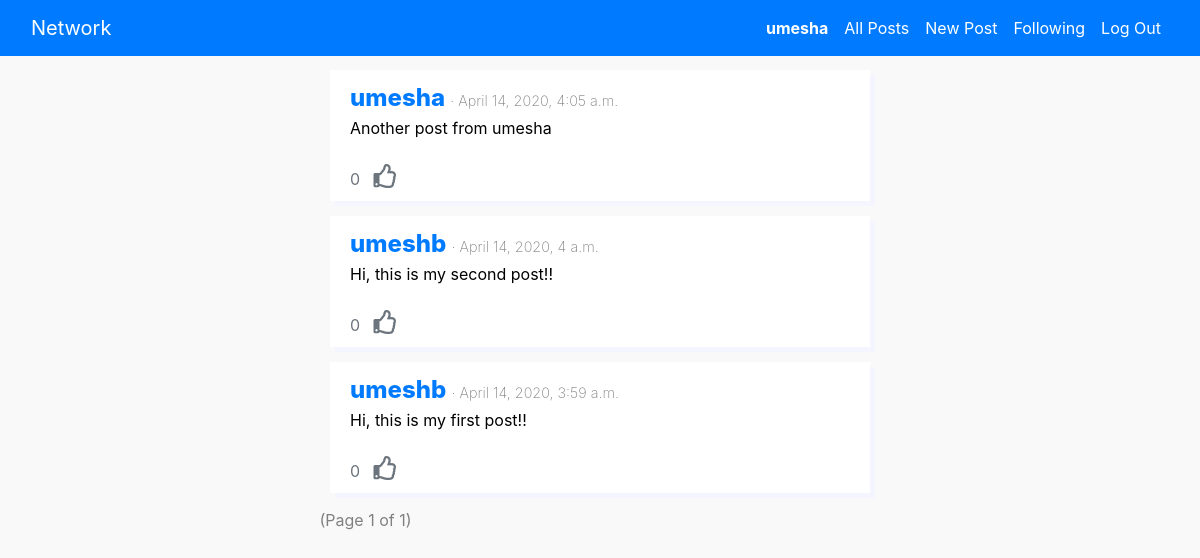
Page / (signed in) on the earlier database version.
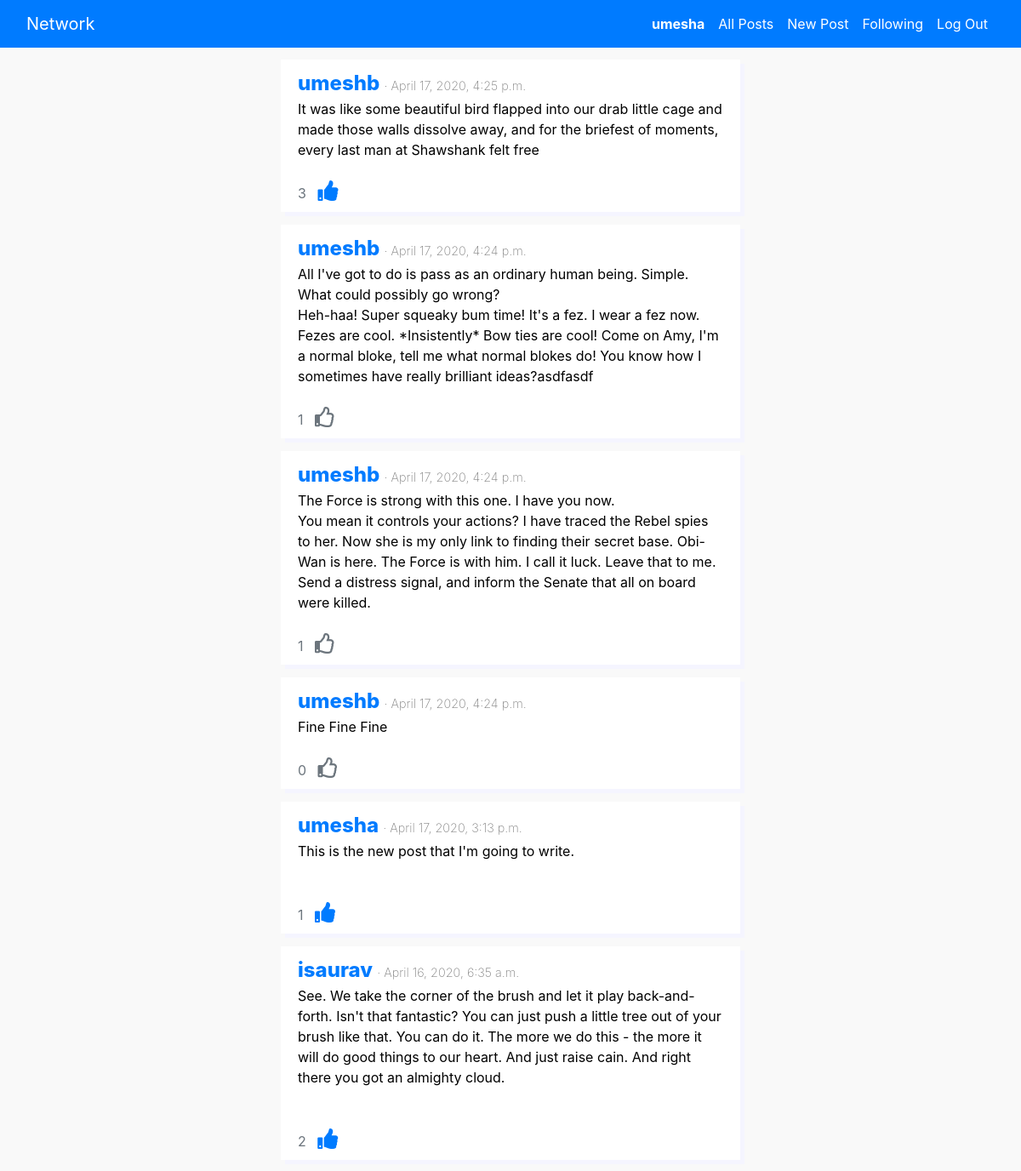
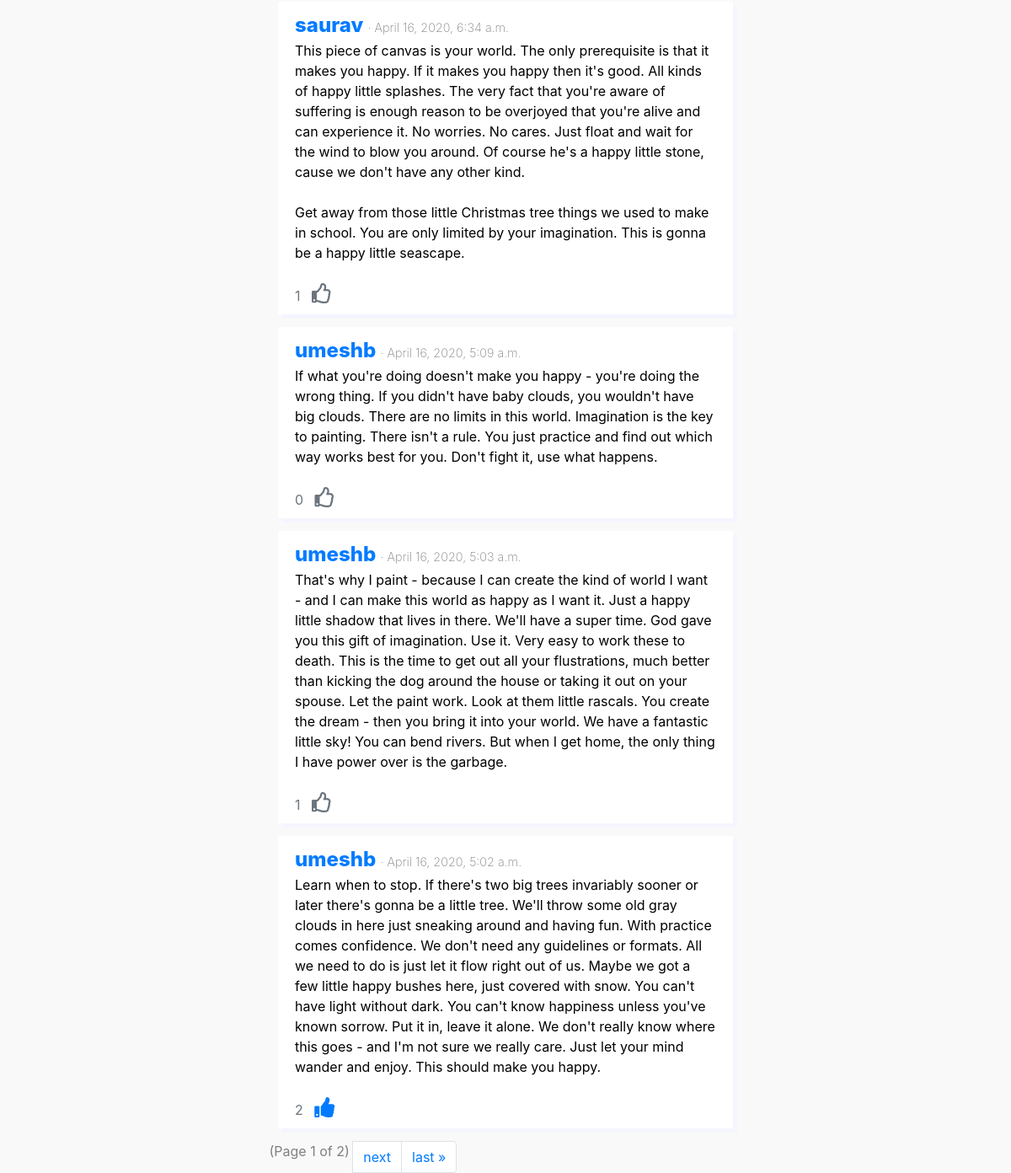
Same page on the later database version (2 pictures, top to bottom).
### network/models.py (models this page shows, shortened)
class User(AbstractUser):
    dob = models.DateField(blank=False)

class Post(models.Model):
    text = models.TextField(blank=False)
    user = models.ForeignKey(User, on_delete=models.CASCADE)
    created_at = models.DateTimeField(auto_now_add=True)
    class Meta:
        ordering = ('-created_at',)

### network/views.py (the view)
# urls.py: path("", views.index, name="index"),
@login_required
def index(request, following=False):
    if following:
        users_i_follow = [
            f.following_user_id for f in request.user.following.all()
        ]
        posts = Post.objects.filter(user__in=users_i_follow)
    else:
        posts = Post.objects.all()
    post_data = list()
    for post in posts:
        likes = Likes.objects.filter(post=post).count()
        already_liked = Likes.objects.filter(
            post=post,
            user=request.user
        )
        react = 'Unlike' if already_liked else 'Like'
        post_data.append({
            'post_id': post.id,
            'post_text': post.text,
            'posted_by': post.user,
            'posted_at': post.created_at,
            'likes_count': likes,
            'react': react
        })
    page_number = request.GET.get('page', 1)
    paginator = Paginator(post_data, MAX_ITEMS_PER_PAGE)
    posts = paginator.get_page(page_number)
    params = {
        'posts': posts,
    }
    return render(
        request,
        "network/index.html",
        params
    )

### network/templates/network/index.html (shortened to what this page needs)
{% extends "network/layout.html" %}
{% load static %}
{% block body %}
    <div class="container col-md-6 col-md-offset-3 centered-form center-block" onclick="clickHandler(event)">
        {% for post in posts %}
            <div class="row">
                <div class="panel panel-default">
                    <div class="panel-heading">
                        <div class="toprow">
                            <a href="{% url 'user_info' user_id=post.posted_by.id%}" class="post-author">
                                {{post.posted_by}}
                            </a>
                            <span class="post-date">
                                · {{post.posted_at}}
                            </span>
                        </div>
                        <div class="post-text">
                            <span style="white-space: pre-line">{{post.post_text}}</span>
                        </div>
                    </div>
                    <br>
                    <span class="likes panel-body">
                        <span id="{{ post.post_id }}" class="text-secondary"> {{post.likes_count}} </span> &nbsp;
                        {% if post.react == "Unlike" %}
                            <i class="fa fa-thumbs-up text-primary" data-buttonid="{{ post.post_id }}" data-buttonWork="unlike"></i>
                        {% else %}
                            <i class="far fa-thumbs-up text-secondary" data-buttonid="{{ post.post_id }}" data-buttonWork="like"></i>
                        {% endif %}
                    </span>
                </div>
            </div>
        {% endfor %}
        {% if posts.number %}
            <ul class="pagination">
                    <span class="current" style="color: gray;">
                        &nbsp;(Page {{ posts.number }} of {{ posts.paginator.num_pages }})&nbsp;
                    </span>
                    {% if posts.has_next %}
                        <li class="page-item"><a class="page-link" href="?page={{ posts.next_page_number }}"> next</a></li>
                        <li class="page-item"><a class="page-link" href="?page={{ posts.paginator.num_pages }}">last &raquo;</a></li>
                    {% endif %}
            </ul>
        {% endif %}
    </div>
{% endblock %}

### network/templates/network/layout.html (shortened to what this page needs)
{% load static %}
<!DOCTYPE html>
<html lang="en">
    <head>
        <link rel="stylesheet" href="https://stackpath.bootstrapcdn.com/bootstrap/4.4.1/css/bootstrap.min.css">
        <link href="{% static 'network/styles.css' %}" rel="stylesheet">
        <link href="https://cdnjs.cloudflare.com/ajax/libs/font-awesome/5.13.0/css/all.min.css" rel="stylesheet">
    </head>
    <body >
        <nav class="navbar navbar-expand-lg fixed-top bg-primary" role="navigation">
            <div class="container-fluid">
                <div class="navbar-header">
                    <a class="navbar-brand mr-lg-auto" href="#">Network</a>
                </div>
                <ul class="navbar-nav ml-auto" id="navbarToggleExternalContent">
                    {% if user.is_authenticated %}
                        <li class="nav-item">
                            <a class="nav-link" href="{% url 'user_info' user_id=user.id%}"><strong>{{ user.username }}</strong></a>
                        </li>
                        <li class="nav-item">
                            <a class="nav-link" href="{% url 'index' %}">All Posts</a>
                        </li>
                        <li class="nav-item">
                            <a class="nav-link" href="{% url 'create_post' %}">New Post</a>
                        </li>
                        <li class="nav-item">
                            <a class="nav-link" href="{% url 'following_posts' %}">Following</a>
                        </li>
                        <li class="nav-item">
                            <a class="nav-link" href="{% url 'logout' %}">Log Out</a>
                        </li>
                    {% endif %}
                </ul>
            </div>
        </nav>
        <div class="body">
            {% block body %}
            {% endblock %}
        </div>
    </body>
</html>

### network/static/network/styles.css (style rules this page uses)
.body { margin-top: 70px; width: auto; }
body { background-color: #f9f9f9; color: black; }
.row { border: none; box-shadow: 5px 5px rgb(245, 245, 255); margin: 15px; padding-left: 20px; padding-top: 10px; padding-right: 20px; padding-bottom: 10px; opacity: 100; background-color: white; position: relative; }
.post-author { font-size: 1.5em; font-weight: 800; }
.post-date { color: gray; font-size: 0.9em; font-weight: 200; }
.navbar-brand, .nav-link { color: white; }
.fa-thumbs-up { font-size: 1.5em; cursor: pointer; margin-right: 40px; }
.pagination { margin-top: 30px; margin-bottom: 50px; margin: auto; }

Differences in the rows shown:
changed User "umesha": posted_at "April 14, 2020, 4:05 a.m." → "April 17, 2020, 3:13 p.m."; post_text "Another post from umesha" → "This is the new post that I'm going to write."; likes_count "0" → "1"
now on one of the page's lists (row edited): User: posted_by "umeshb", posted_at "April 17, 2020, 4:24 p.m.", post_text "The Force is strong with this one. I have you now. You mean it controls your actions? I have traced the Rebel spies to her. Now she is my only link to finding their secret base. Obi-Wan is here. The Force is with him. I call it luck. Leave that to me. Send a distress signal, and inform the Senate that all on board were killed.", likes_count "1", post_text "Fine Fine Fine", posted_at "April 16, 2020, 5:09 a.m.", post_text "If what you're doing doesn't make you happy - you're doing the wrong thing. If you didn't have baby clouds, you wouldn't have big clouds. There are no limits in this world. Imagination is the key to painting. There isn't a rule. You just practice and find out which way works best for you. Don't fight it, use what happens.", posted_at "April 16, 2020, 5:03 a.m.", post_text "That's why I paint - because I can create the kind of world I want - and I can make this world as happy as I want it. Just a happy little shadow that lives in there. We'll have a super time. God gave you this gift of imagination. Use it. Very easy to work these to death. This is the time to get out all your flustrations, much better than kicking the dog around the house or taking it out on your spouse. Let the paint work. Look at them little rascals. You create the dream - then you bring it into your world. We have a fantastic little sky! You can bend rivers. But when I get home, the only thing I have power over is the garbage.", posted_at "April 16, 2020, 5:02 a.m.", post_text "Learn when to stop. If there's two big trees invariably sooner or later there's gonna be a little tree. We'll throw some old gray clouds in here just sneaking around and having fun. With practice comes confidence. We don't need any guidelines or formats. All we need to do is just let it flow right out of us. Maybe we got a few little happy bushes here, just covered with snow. You can't have light without dark. You can't know happiness unless you've known sorrow. Put it in, leave it alone. We don't really know where this goes - and I'm not sure we really care. Just let your mind wander and enjoy. This should make you happy.", likes_count "2"
changed User "umeshb": posted_at "April 14, 2020, 4 a.m." → "April 17, 2020, 4:25 p.m."; post_text "Hi, this is my second post!!" → "It was like some beautiful bird flapped into our drab little cage and made those walls dissolve away, and for the briefest of moments, every last man at Shawshank felt free"; likes_count "0" → "3"; posted_at "April 14, 2020, 3:59 a.m." → "April 17, 2020, 4:24 p.m."; post_text "Hi, this is my first post!!" → "All I've got to do is pass as an ordinary human being. Simple. What could possibly go wrong? Heh-haa! Super squeaky bum time! It's a fez. I wear a fez now. Fezes are cool. *Insistently* Bow ties are cool! Come on Amy, I'm a normal bloke, tell me what normal blokes do! You know how I sometimes have really brilliant ideas?asdfasdf"; likes_count "0" → "1"; moves up the list
added User: posted_by "isaurav", posted_at "April 16, 2020, 6:35 a.m.", post_text "See. We take the corner of the brush and let it play back-and-forth. Isn't that fantastic? You can just push a little tree out of your brush like that. You can do it. The more we do this - the more it will do good things to our heart. And just raise cain. And right there you got an almighty cloud.", likes_count "2"
added User: posted_by "saurav", posted_at "April 16, 2020, 6:34 a.m.", post_text "This piece of canvas is your world. The only prerequisite is that it makes you happy. If it makes you happy then it's good. All kinds of happy little splashes. The very fact that you're aware of suffering is enough reason to be overjoyed that you're alive and can experience it. No worries. No cares. Just float and wait for the wind to blow you around. Of course he's a happy little stone, cause we don't have any other kind. Get away from those little Christmas tree things we used to make in school. You are only limited by your imagination. This is gonna be a happy little seascape.", likes_count "1"
Other differences:
{{ posts.paginator.num_pages }}: "1" → "2"
text now shown: "next last »"
